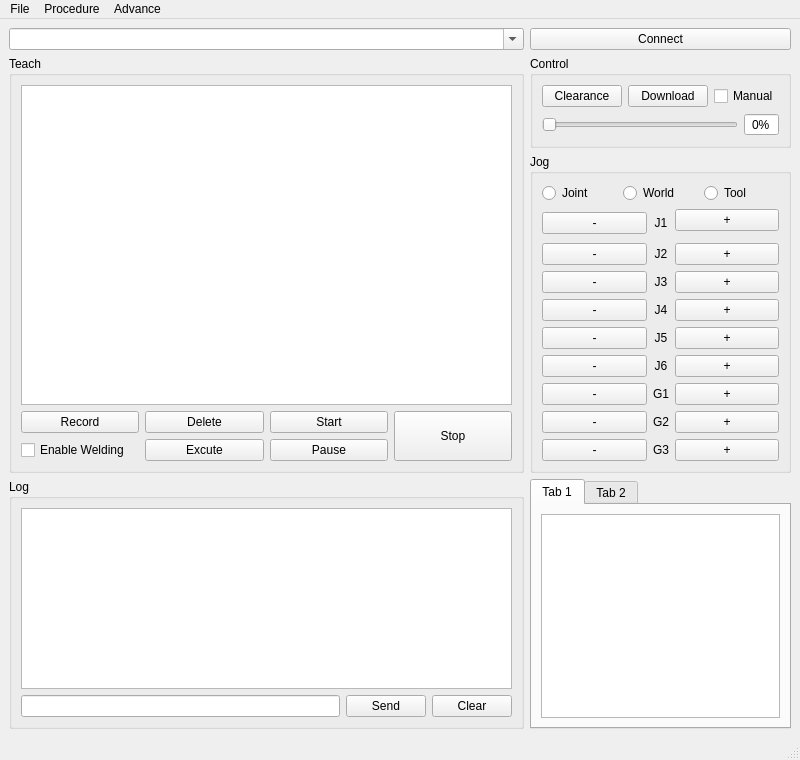
<?xml version="1.0" encoding="UTF-8"?>
<ui version="4.0">
 <class>MainWindow</class>
 <widget class="QMainWindow" name="MainWindow">
  <property name="geometry">
   <rect>
    <x>0</x>
    <y>0</y>
    <width>800</width>
    <height>600</height>
   </rect>
  </property>
  <property name="windowTitle">
   <string>MainWindow</string>
  </property>
  <widget class="QWidget" name="centralwidget">
   <layout class="QGridLayout" name="gridLayout_6">
    <item row="1" column="0" rowspan="3">
     <widget class="QGroupBox" name="groupBox">
      <property name="title">
       <string>Teach</string>
      </property>
      <layout class="QGridLayout" name="gridLayout">
       <item row="1" column="1">
        <widget class="QPushButton" name="pushButton_3">
         <property name="text">
          <string>Delete</string>
         </property>
        </widget>
       </item>
       <item row="1" column="3" rowspan="2">
        <widget class="QPushButton" name="pushButton_6">
         <property name="sizePolicy">
          <sizepolicy hsizetype="Minimum" vsizetype="Minimum">
           <horstretch>0</horstretch>
           <verstretch>0</verstretch>
          </sizepolicy>
         </property>
         <property name="text">
          <string>Stop</string>
         </property>
        </widget>
       </item>
       <item row="1" column="0">
        <widget class="QPushButton" name="pushButton_2">
         <property name="text">
          <string>Record</string>
         </property>
        </widget>
       </item>
       <item row="2" column="0">
        <widget class="QCheckBox" name="checkBox">
         <property name="text">
          <string>Enable Welding</string>
         </property>
        </widget>
       </item>
       <item row="1" column="2">
        <widget class="QPushButton" name="pushButton_4">
         <property name="text">
          <string>Start</string>
         </property>
        </widget>
       </item>
       <item row="2" column="1">
        <widget class="QPushButton" name="pushButton_7">
         <property name="text">
          <string>Excute</string>
         </property>
        </widget>
       </item>
       <item row="2" column="2">
        <widget class="QPushButton" name="pushButton_5">
         <property name="text">
          <string>Pause</string>
         </property>
        </widget>
       </item>
       <item row="0" column="0" colspan="4">
        <widget class="QTableWidget" name="tableWidget">
         <property name="verticalScrollMode">
          <enum>QAbstractItemView::ScrollPerPixel</enum>
         </property>
         <property name="horizontalScrollMode">
          <enum>QAbstractItemView::ScrollPerPixel</enum>
         </property>
        </widget>
       </item>
      </layout>
     </widget>
    </item>
    <item row="4" column="1">
     <widget class="QTabWidget" name="tabWidget">
      <property name="currentIndex">
       <number>0</number>
      </property>
      <widget class="QWidget" name="tab">
       <attribute name="title">
        <string>Tab 1</string>
       </attribute>
       <layout class="QGridLayout" name="gridLayout_3">
        <item row="0" column="0">
         <widget class="QTableWidget" name="tableWidget_2"/>
        </item>
       </layout>
      </widget>
      <widget class="QWidget" name="tab_2">
       <attribute name="title">
        <string>Tab 2</string>
       </attribute>
       <layout class="QGridLayout" name="gridLayout_7">
        <item row="0" column="0">
         <widget class="QCheckBox" name="checkBox_3">
          <property name="text">
           <string>In 1</string>
          </property>
         </widget>
        </item>
        <item row="0" column="1">
         <widget class="QCheckBox" name="checkBox_11">
          <property name="text">
           <string>Out 1</string>
          </property>
         </widget>
        </item>
        <item row="1" column="0">
         <widget class="QCheckBox" name="checkBox_4">
          <property name="text">
           <string>In 2</string>
          </property>
         </widget>
        </item>
        <item row="1" column="1">
         <widget class="QCheckBox" name="checkBox_12">
          <property name="text">
           <string>Out 2</string>
          </property>
         </widget>
        </item>
        <item row="2" column="1">
         <widget class="QCheckBox" name="checkBox_13">
          <property name="text">
           <string>Out 3</string>
          </property>
         </widget>
        </item>
        <item row="6" column="0">
         <widget class="QCheckBox" name="checkBox_7">
          <property name="text">
           <string>In 5</string>
          </property>
         </widget>
        </item>
        <item row="6" column="1">
         <widget class="QCheckBox" name="checkBox_15">
          <property name="text">
           <string>Out 5</string>
          </property>
         </widget>
        </item>
        <item row="7" column="0">
         <widget class="QCheckBox" name="checkBox_8">
          <property name="text">
           <string>In 6</string>
          </property>
         </widget>
        </item>
        <item row="7" column="1">
         <widget class="QCheckBox" name="checkBox_16">
          <property name="text">
           <string>Out 6</string>
          </property>
         </widget>
        </item>
        <item row="8" column="0">
         <widget class="QCheckBox" name="checkBox_9">
          <property name="text">
           <string>In 7</string>
          </property>
         </widget>
        </item>
        <item row="8" column="1">
         <widget class="QCheckBox" name="checkBox_17">
          <property name="text">
           <string>Out 7</string>
          </property>
         </widget>
        </item>
        <item row="9" column="0">
         <widget class="QCheckBox" name="checkBox_10">
          <property name="text">
           <string>In 8</string>
          </property>
         </widget>
        </item>
        <item row="9" column="1">
         <widget class="QCheckBox" name="checkBox_18">
          <property name="text">
           <string>Out 8</string>
          </property>
         </widget>
        </item>
        <item row="3" column="1">
         <widget class="QCheckBox" name="checkBox_14">
          <property name="text">
           <string>Out 4</string>
          </property>
         </widget>
        </item>
        <item row="2" column="0">
         <widget class="QCheckBox" name="checkBox_5">
          <property name="text">
           <string>In 3</string>
          </property>
         </widget>
        </item>
        <item row="3" column="0">
         <widget class="QCheckBox" name="checkBox_6">
          <property name="text">
           <string>In 4</string>
          </property>
         </widget>
        </item>
       </layout>
      </widget>
     </widget>
    </item>
    <item row="4" column="0">
     <widget class="QGroupBox" name="groupBox_3">
      <property name="title">
       <string>Log</string>
      </property>
      <layout class="QGridLayout" name="gridLayout_2">
       <item row="0" column="0" colspan="3">
        <widget class="QTextBrowser" name="textBrowser"/>
       </item>
       <item row="1" column="0">
        <widget class="QLineEdit" name="lineEdit"/>
       </item>
       <item row="1" column="1">
        <widget class="QPushButton" name="pushButton_8">
         <property name="text">
          <string>Send</string>
         </property>
        </widget>
       </item>
       <item row="1" column="2">
        <widget class="QPushButton" name="pushButton_9">
         <property name="text">
          <string>Clear</string>
         </property>
        </widget>
       </item>
      </layout>
     </widget>
    </item>
    <item row="0" column="0">
     <widget class="QComboBox" name="comboBox">
      <property name="sizePolicy">
       <sizepolicy hsizetype="Preferred" vsizetype="Fixed">
        <horstretch>10</horstretch>
        <verstretch>0</verstretch>
       </sizepolicy>
      </property>
      <property name="editable">
       <bool>true</bool>
      </property>
      <property name="currentText">
       <string/>
      </property>
     </widget>
    </item>
    <item row="1" column="1">
     <widget class="QGroupBox" name="groupBox_4">
      <property name="sizePolicy">
       <sizepolicy hsizetype="Preferred" vsizetype="Maximum">
        <horstretch>0</horstretch>
        <verstretch>0</verstretch>
       </sizepolicy>
      </property>
      <property name="title">
       <string>Control</string>
      </property>
      <layout class="QGridLayout" name="gridLayout_4">
       <item row="0" column="0">
        <widget class="QPushButton" name="pushButton_10">
         <property name="text">
          <string>Clearance</string>
         </property>
        </widget>
       </item>
       <item row="0" column="1">
        <widget class="QPushButton" name="pushButton_11">
         <property name="text">
          <string>Download</string>
         </property>
        </widget>
       </item>
       <item row="0" column="2">
        <widget class="QCheckBox" name="checkBox_2">
         <property name="text">
          <string>Manual</string>
         </property>
        </widget>
       </item>
       <item row="1" column="0" colspan="3">
        <layout class="QHBoxLayout" name="horizontalLayout">
         <item>
          <widget class="QSlider" name="horizontalSlider">
           <property name="sizePolicy">
            <sizepolicy hsizetype="Expanding" vsizetype="Maximum">
             <horstretch>0</horstretch>
             <verstretch>0</verstretch>
            </sizepolicy>
           </property>
           <property name="orientation">
            <enum>Qt::Horizontal</enum>
           </property>
          </widget>
         </item>
         <item>
          <widget class="QSpinBox" name="spinBox">
           <property name="alignment">
            <set>Qt::AlignCenter</set>
           </property>
           <property name="buttonSymbols">
            <enum>QAbstractSpinBox::NoButtons</enum>
           </property>
           <property name="suffix">
            <string>%</string>
           </property>
          </widget>
         </item>
        </layout>
       </item>
      </layout>
     </widget>
    </item>
    <item row="0" column="1">
     <widget class="QPushButton" name="pushButton">
      <property name="sizePolicy">
       <sizepolicy hsizetype="Minimum" vsizetype="Fixed">
        <horstretch>3</horstretch>
        <verstretch>0</verstretch>
       </sizepolicy>
      </property>
      <property name="text">
       <string>Connect</string>
      </property>
     </widget>
    </item>
    <item row="2" column="1" rowspan="2">
     <widget class="QGroupBox" name="groupBox_2">
      <property name="sizePolicy">
       <sizepolicy hsizetype="Preferred" vsizetype="Maximum">
        <horstretch>0</horstretch>
        <verstretch>0</verstretch>
       </sizepolicy>
      </property>
      <property name="title">
       <string>Jog</string>
      </property>
      <layout class="QGridLayout" name="gridLayout_5">
       <item row="0" column="0" colspan="3">
        <layout class="QHBoxLayout" name="horizontalLayout_2">
         <item>
          <widget class="QRadioButton" name="radioButton">
           <property name="text">
            <string>Joint</string>
           </property>
          </widget>
         </item>
         <item>
          <widget class="QRadioButton" name="radioButton_2">
           <property name="text">
            <string>World</string>
           </property>
          </widget>
         </item>
         <item>
          <widget class="QRadioButton" name="radioButton_3">
           <property name="text">
            <string>Tool</string>
           </property>
          </widget>
         </item>
        </layout>
       </item>
       <item row="1" column="0" rowspan="2">
        <widget class="QPushButton" name="pushButton_12">
         <property name="sizePolicy">
          <sizepolicy hsizetype="Minimum" vsizetype="Fixed">
           <horstretch>2</horstretch>
           <verstretch>0</verstretch>
          </sizepolicy>
         </property>
         <property name="text">
          <string>-</string>
         </property>
        </widget>
       </item>
       <item row="1" column="2">
        <widget class="QPushButton" name="pushButton_13">
         <property name="sizePolicy">
          <sizepolicy hsizetype="Minimum" vsizetype="Fixed">
           <horstretch>2</horstretch>
           <verstretch>0</verstretch>
          </sizepolicy>
         </property>
         <property name="text">
          <string>+</string>
         </property>
        </widget>
       </item>
       <item row="3" column="0">
        <widget class="QPushButton" name="pushButton_14">
         <property name="text">
          <string>-</string>
         </property>
        </widget>
       </item>
       <item row="3" column="1">
        <widget class="QLabel" name="label_2">
         <property name="text">
          <string>J2</string>
         </property>
         <property name="alignment">
          <set>Qt::AlignCenter</set>
         </property>
        </widget>
       </item>
       <item row="3" column="2">
        <widget class="QPushButton" name="pushButton_15">
         <property name="text">
          <string>+</string>
         </property>
        </widget>
       </item>
       <item row="4" column="0">
        <widget class="QPushButton" name="pushButton_16">
         <property name="text">
          <string>-</string>
         </property>
        </widget>
       </item>
       <item row="4" column="1">
        <widget class="QLabel" name="label_3">
         <property name="text">
          <string>J3</string>
         </property>
         <property name="alignment">
          <set>Qt::AlignCenter</set>
         </property>
        </widget>
       </item>
       <item row="4" column="2">
        <widget class="QPushButton" name="pushButton_17">
         <property name="text">
          <string>+</string>
         </property>
        </widget>
       </item>
       <item row="5" column="0">
        <widget class="QPushButton" name="pushButton_18">
         <property name="text">
          <string>-</string>
         </property>
        </widget>
       </item>
       <item row="5" column="1">
        <widget class="QLabel" name="label_4">
         <property name="text">
          <string>J4</string>
         </property>
         <property name="alignment">
          <set>Qt::AlignCenter</set>
         </property>
        </widget>
       </item>
       <item row="5" column="2">
        <widget class="QPushButton" name="pushButton_19">
         <property name="text">
          <string>+</string>
         </property>
        </widget>
       </item>
       <item row="6" column="0">
        <widget class="QPushButton" name="pushButton_20">
         <property name="text">
          <string>-</string>
         </property>
        </widget>
       </item>
       <item row="6" column="1">
        <widget class="QLabel" name="label_5">
         <property name="text">
          <string>J5</string>
         </property>
         <property name="alignment">
          <set>Qt::AlignCenter</set>
         </property>
        </widget>
       </item>
       <item row="6" column="2">
        <widget class="QPushButton" name="pushButton_21">
         <property name="text">
          <string>+</string>
         </property>
        </widget>
       </item>
       <item row="7" column="0">
        <widget class="QPushButton" name="pushButton_22">
         <property name="text">
          <string>-</string>
         </property>
        </widget>
       </item>
       <item row="7" column="1">
        <widget class="QLabel" name="label_6">
         <property name="text">
          <string>J6</string>
         </property>
         <property name="alignment">
          <set>Qt::AlignCenter</set>
         </property>
        </widget>
       </item>
       <item row="7" column="2">
        <widget class="QPushButton" name="pushButton_23">
         <property name="text">
          <string>+</string>
         </property>
        </widget>
       </item>
       <item row="8" column="0">
        <widget class="QPushButton" name="pushButton_24">
         <property name="text">
          <string>-</string>
         </property>
        </widget>
       </item>
       <item row="8" column="1">
        <widget class="QLabel" name="label_7">
         <property name="text">
          <string>G1</string>
         </property>
         <property name="alignment">
          <set>Qt::AlignCenter</set>
         </property>
        </widget>
       </item>
       <item row="8" column="2">
        <widget class="QPushButton" name="pushButton_25">
         <property name="text">
          <string>+</string>
         </property>
        </widget>
       </item>
       <item row="9" column="0">
        <widget class="QPushButton" name="pushButton_26">
         <property name="text">
          <string>-</string>
         </property>
        </widget>
       </item>
       <item row="9" column="1">
        <widget class="QLabel" name="label_8">
         <property name="text">
          <string>G2</string>
         </property>
         <property name="alignment">
          <set>Qt::AlignCenter</set>
         </property>
        </widget>
       </item>
       <item row="9" column="2">
        <widget class="QPushButton" name="pushButton_27">
         <property name="text">
          <string>+</string>
         </property>
        </widget>
       </item>
       <item row="10" column="0">
        <widget class="QPushButton" name="pushButton_28">
         <property name="text">
          <string>-</string>
         </property>
        </widget>
       </item>
       <item row="10" column="1">
        <widget class="QLabel" name="label_9">
         <property name="text">
          <string>G3</string>
         </property>
         <property name="alignment">
          <set>Qt::AlignCenter</set>
         </property>
        </widget>
       </item>
       <item row="10" column="2">
        <widget class="QPushButton" name="pushButton_29">
         <property name="text">
          <string>+</string>
         </property>
        </widget>
       </item>
       <item row="1" column="1" rowspan="2">
        <widget class="QLabel" name="label">
         <property name="sizePolicy">
          <sizepolicy hsizetype="Preferred" vsizetype="Preferred">
           <horstretch>0</horstretch>
           <verstretch>0</verstretch>
          </sizepolicy>
         </property>
         <property name="text">
          <string>J1</string>
         </property>
         <property name="alignment">
          <set>Qt::AlignCenter</set>
         </property>
        </widget>
       </item>
      </layout>
     </widget>
    </item>
   </layout>
  </widget>
  <widget class="QMenuBar" name="menubar">
   <property name="geometry">
    <rect>
     <x>0</x>
     <y>0</y>
     <width>800</width>
     <height>18</height>
    </rect>
   </property>
   <widget class="QMenu" name="menuFile">
    <property name="title">
     <string>File</string>
    </property>
    <addaction name="actionClose"/>
   </widget>
   <widget class="QMenu" name="menuProcedure">
    <property name="title">
     <string>Procedure</string>
    </property>
    <addaction name="actionConfigure"/>
   </widget>
   <widget class="QMenu" name="menuAdvance">
    <property name="title">
     <string>Advance</string>
    </property>
    <addaction name="actionAxis_Configure"/>
   </widget>
   <addaction name="menuFile"/>
   <addaction name="menuProcedure"/>
   <addaction name="menuAdvance"/>
  </widget>
  <widget class="QStatusBar" name="statusbar"/>
  <action name="actionClose">
   <property name="text">
    <string>Close</string>
   </property>
  </action>
  <action name="actionConfigure">
   <property name="text">
    <string>Configure</string>
   </property>
  </action>
  <action name="actionAxis_Configure">
   <property name="text">
    <string>Axis Configure</string>
   </property>
  </action>
 </widget>
 <resources/>
 <connections/>
</ui>
